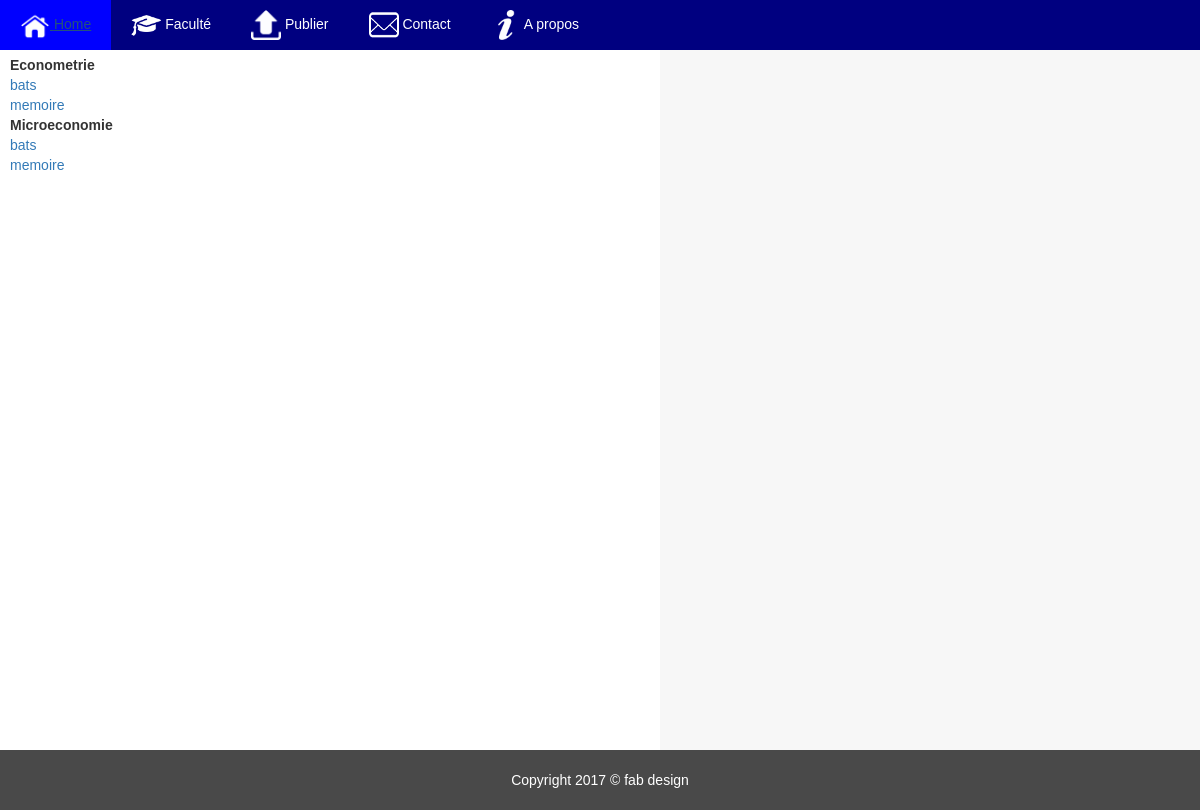
/batline/branche/2/, run on the app's committed database.
### web/models.py (models this page shows, shortened)
class Branche(models.Model):
	nom_branche=models.CharField(max_length=50)
	promotion=models.ForeignKey(Promotion,on_delete=models.CASCADE)
	branche_categorie=models.ManyToManyField("Categorie")

class Categorie(models.Model):
    TYPE=(
        ("Syllabus","Syllabus"),
        ("TP","Travail Pratique"),
        ("memoire","Mémoire"),
        ("tfc","TFC"),
        ("bats","BATS"),)
    nom_cat=models.CharField(max_length=12,choices=TYPE)

### web/views.py (the view)
# urls.py: url(r'^branche/(?P<cle>[0-9]+)/$',views.branche,name="branche"),
def branche(request,cle):
    promo=Promotion.objects.get(id=cle)
    brch=Branche.objects.filter(promotion=promo)
    return render(request,"web/branche.html", {"b":brch})

### web/templates/web/branche.html
{% include "web/base.html" %}
<div class="partie_centrale">
{% for brch in b %}
	<b>{{ brch.nom_branche }}</b><br/>
	{% for cat in brch.branche_categorie.all %}
		<a href="{% url 'web:fichier' cat=cat.id %}">{{ cat.nom_cat }}</a><br>
	{% endfor %}
{% endfor %}
</div>
{% include "web/pieds.html" %}

### web/static/web/css/corps.css (style rules this page uses)
body { background-color: black; }

### web/static/web/css/menu.css (style rules this page uses)
body { margin: 0px; padding: 0px; }

### data on the page
Branche: nom_branche "Econometrie"
Categorie: nom_cat "bats"
Categorie: nom_cat "memoire"
Branche: nom_branche "Microeconomie"
